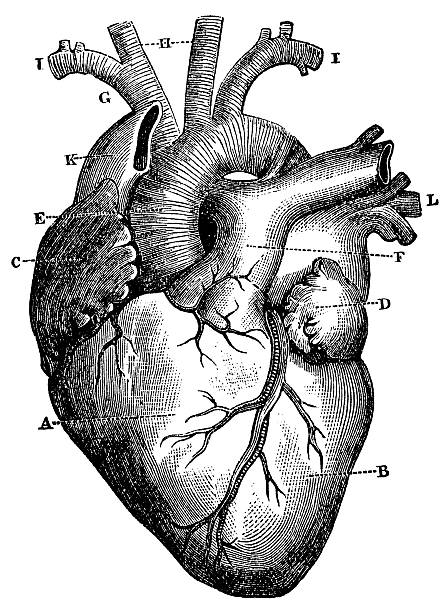
#> input picture lab8/image.jpg, 447 x 612 px
$ python zad_lab8.py
#> lines starting #> are read from the running program, lines starting #| are printed output that depends on the picture
from PIL import Image, ImageFilter
import numpy as np
from PIL import ImageChops, ImageOps, ImageShow
from PIL import ImageStat as stat
import matplotlib.pyplot as plt

# zadanie 1
im = Image.open('image.jpg')
#> im is the input picture: PIL image 447x612 RGB; min 0, max 255, mean 188.5
im = im.convert('L')
#> im: PIL image 447x612 L
print("tryb obrazu", im.mode)
#| tryb obrazu L
# im.show()

print("-----------------------------------------")
# zadanie 2
def statystyki(im):
    s = stat.Stat(im)
    print("extrema ", s.extrema)
    print("count ", s.count)
    print("mean ", s.mean)
    print("median ", s.median)
    print("stddev ", s.stddev)

# [5 lines of commented-out code are left out]
print("-----------------------------------------")
# zadanie 3
def histogram_norm(im):
    h, w = im.size
#> h = 447; w = 612
    hist = im.histogram()
#> hist = 256 values, max 149379 at index 255, min 185 at index 140, mean 1068.6
    hist_norm = hist.copy()
#> hist_norm has the same summary as hist
    zakres = h * w
#> zakres = 273564
    for i in range(0,len(hist),1):
        hist_norm[i] = hist[i] / zakres
#> after the loop, hist_norm = 256 values, max 0.546 at index 255, min 0.000676 at index 140, mean 0.00391
    return hist_norm

# [4 lines of commented-out code are left out]
print("-----------------------------------------")
# zadanie 4
def histogram_cumul(im):
    hist = histogram_norm(im)
#> hist has the same summary as hist_norm in histogram_norm
    sum = 0
    for i in range(256):
        sum += hist[i]
        hist[i] = sum
#> this loop made 256 passes
#> sum on passes 1 to 3: 0.0822, 0.0886, 0.0946
#> after the loop, hist = 256 values from 0.0822 to 1; sum = 1
    return hist

# [4 lines of commented-out code are left out]
print("-----------------------------------------")
# zadanie 5
def histogram_equalization(im):
    return im.point(lambda p: int(255 * histogram_cumul(im)[p]))
#> the loop in histogram_cumul (call 2), `for i in range(256):` made 256 passes
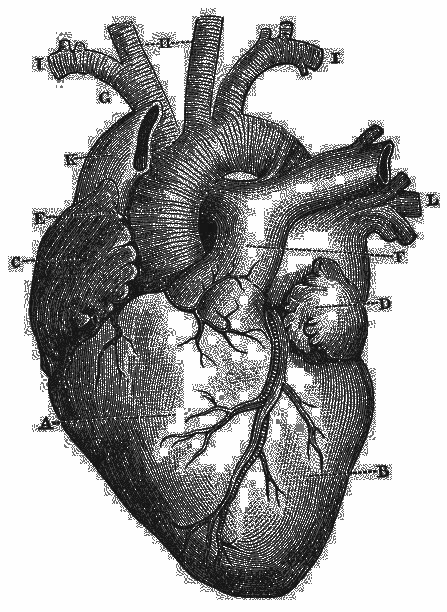
#> returned value: PIL image 447x612 L; min 20, max 254, mean 165.7

equalized = histogram_equalization(im)
# equalized.show()
# equalized.save('equalized.png')
print("-----------------------------------------")
# zadanie 6
equalized1 = ImageOps.equalize(im)
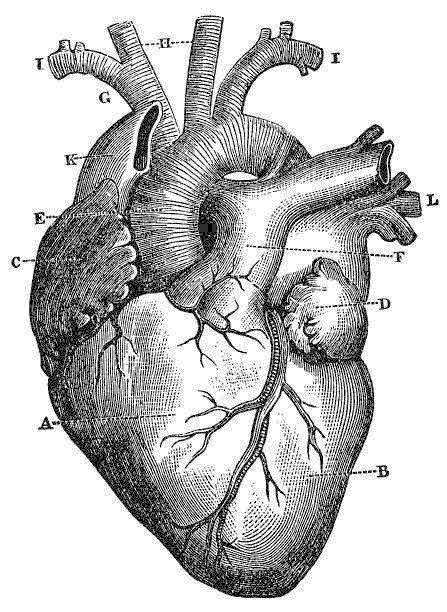
#> equalized1: PIL image 447x612 L; min 0, max 255, mean 194.9
# [25 lines of commented-out code are left out]
print("-----------------------------------------")
# zadanie 7
equalized1 = equalized1.convert("RGB")
#> equalized1: PIL image 447x612 RGB
eq_detail = equalized1.filter(ImageFilter.DETAIL).convert("RGB")
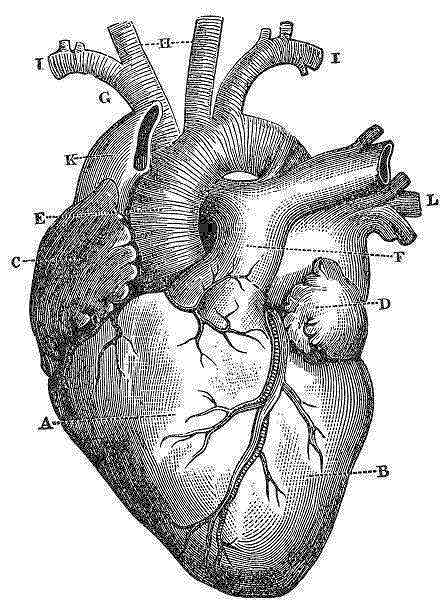
#> eq_detail: PIL image 447x612 RGB; min 0, max 255, mean 195.6
eq_sharpen = equalized1.filter(ImageFilter.SHARPEN).convert("RGB")
eq_contour = equalized1.filter(ImageFilter.CONTOUR).convert("RGB")
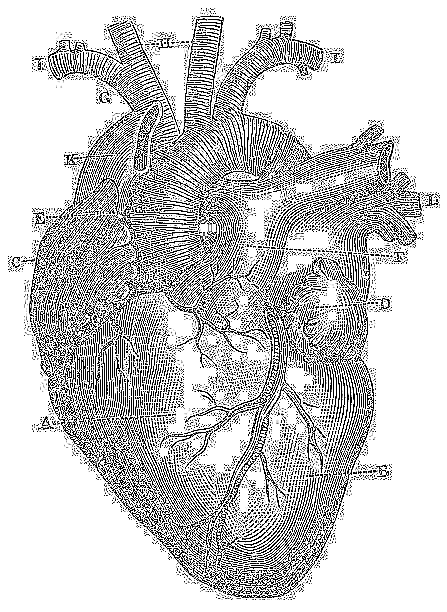
#> eq_contour: PIL image 447x612 RGB; min 0, max 255, mean 201.9
fig = plt.figure(figsize=(8,8))
fig.add_subplot(2, 2, 1)
plt.title("obraz początkowy")
plt.imshow(equalized1)
plt.axis('off')
fig.add_subplot(2, 2, 2)
plt.title("DETAIL")
plt.imshow(eq_detail)
plt.axis('off')
fig.add_subplot(2, 2, 3)
plt.title("SHARPEN")
plt.imshow(eq_sharpen)
plt.axis('off')
fig.add_subplot(2, 2, 4)
plt.title("CONTOUR")
plt.imshow(eq_contour)
plt.axis('off')
plt.savefig("filtry.png")
plt.show()
